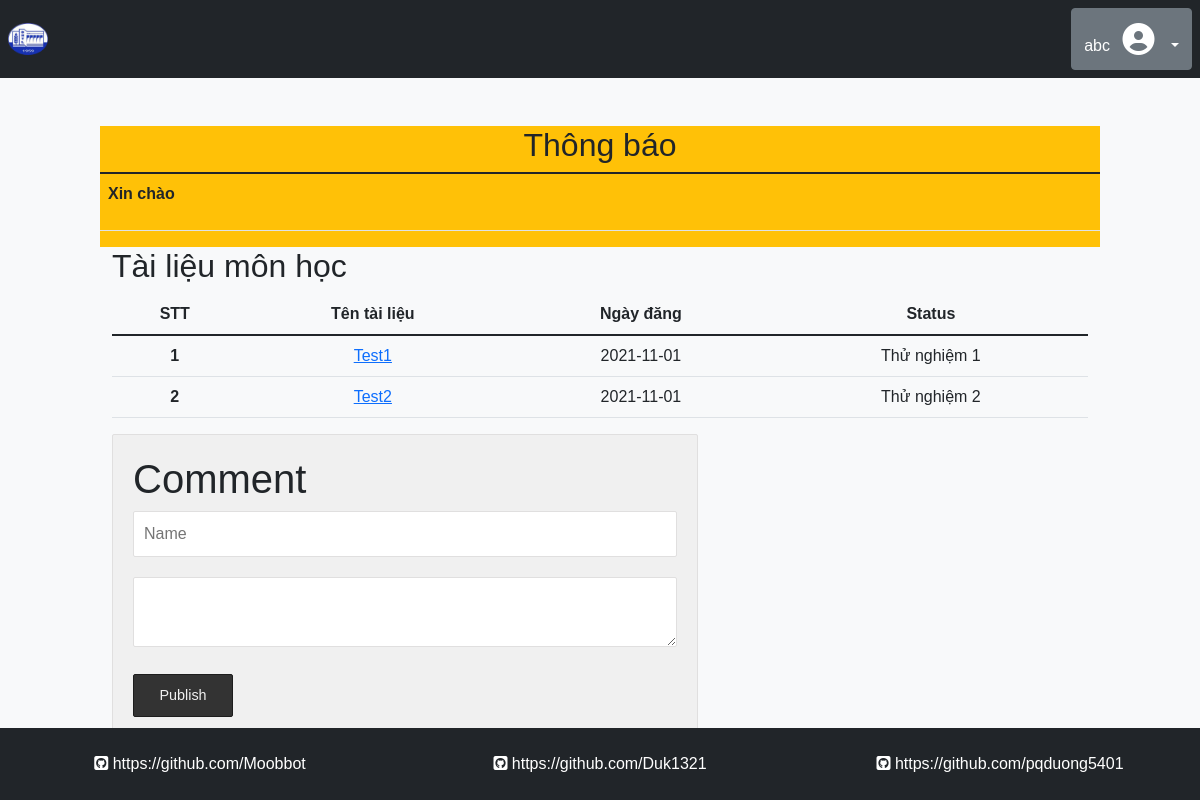
Screenshot of /subject/detail.php?id=1 (signed in) with the database file from the repository.
### tables this page shows
CREATE TABLE `db_note` (
  `note_id` int(10) UNSIGNED NOT NULL,
  `note_mes` varchar(5000) DEFAULT NULL,
  `teach_learn_id` int(10) UNSIGNED NOT NULL,
  `node_date` date NOT NULL DEFAULT current_timestamp()
);

CREATE TABLE `db_doc` (
  `doc_ID` int(10) UNSIGNED NOT NULL,
  `doc_name` varchar(100) NOT NULL,
  `doc_link` varchar(100) NOT NULL,
  `date_sub` date NOT NULL DEFAULT current_timestamp(),
  `status` varchar(10000) DEFAULT NULL,
  `teach_learn_id` int(10) UNSIGNED NOT NULL
);

### subject/detail.php (the view, shortened to what this page needs)
<?php include '../reuse/header.php' ?>
<div class="container-fluid bg-light h-100 p-0 m-0">
    <?php
    include '../reuse/header_body.php';
    ?>
    <?php
    if (empty($_SESSION['current_user'])) {
        header("Location:../index.php");
    ?>
    <?php
    } else {
        $id = $_GET['id'];
    ?>
    <div class="row d-flex justify-content-center mt-sm-5 p-0 m-0">
        <div class="col-10">
            <div class="row bg-warning">
                <table class="table">
                    <thead>
                        <h2 class="text-center">Thông báo</h2>
                    </thead>
                    <tbody>
                        <th class="col">
                            <p class="">
                                <?php
                                    $sql = "SELECT `note_id`, `note_mes`, User_FullName FROM db_note, db_user_inf WHERE db_note.teach_learn_id = '$id' AND db_user_inf.ID = ( SELECT user_id_inf FROM db_teach_learn WHERE teach_learn_id = '$id');";
                                    $result = mysqli_query($conn, $sql);
                                    if (mysqli_num_rows($result) > 0) {
                                        while ($row = mysqli_fetch_assoc($result)) {
                                            echo    $row['note_mes'];
                                        }
                                    ?>
                            </p>
                        </th>
                        <?php
                                    } else {
                        ?>
                        <th>
                            <h3>Không có thông báo nào.</h3>
                        </th>
                        <?php
                                    }
                        ?>
                    </tbody>
                </table>
            </div>
            <div class="row">
                <div class="col-md-12">
                    <h2>Tài liệu môn học</h2>
                    <table class="table text-center">
                        <thead>
                            <tr>
                                <th>
                                    STT
                                </th>
                                <th>
                                    Tên tài liệu
                                </th>
                                <th>
                                    Ngày đăng
                                </th>
                                <th>
                                    Status
                                </th>
                            </tr>
                        </thead>
                        <tbody>
                            <?php
                                $sql = "SELECT `doc_ID`, `doc_name`, `doc_link`, `date_sub`, `status` FROM `db_doc` WHERE teach_learn_id = '$id'";
                                $result = mysqli_query($conn, $sql);
                                $STT = 0;
                                if ($result->num_rows > 0) {
                                    while ($row = $result->fetch_assoc()) {
                                        $STT += 1;
                                        echo '<tr>';
                                        echo '<th scope="row">' . $STT . '</th>';
                                        echo '<td>' . '<a href="' . $row['doc_link'] . '">' . $row['doc_name'] . '</a>' . '</td>';
                                        echo '<td>' . $row['date_sub'] . '</td>';
                                        echo '<td>' . $row['status'] . '</td>';
                                        echo '</tr>';
                                    }
                                }
                                ?>
                        </tbody>
                    </table>
                </div>
            </div>
            <?php include './comment.php' ?>
        </div>
    </div>
    <?php include '../reuse/footer_body.php' ?>
</div>
<?php } ?>
<?php include '../reuse/footer.php' ?>

### assets/style.css (style rules this page uses)
*, html { margin: 0; padding: 0; list-style-type: none; font-family: Arial, Helvetica, sans-serif; }

### rows the page displays
db_note: note_mes "Xin chào"
db_doc: doc_name "Test1", date_sub "2021-11-01", status "Thử nghiệm 1"
db_doc: doc_name "Test2", date_sub "2021-11-01", status "Thử nghiệm 2"

### other values shown
$currentUser['User_FullName'] "abc"
